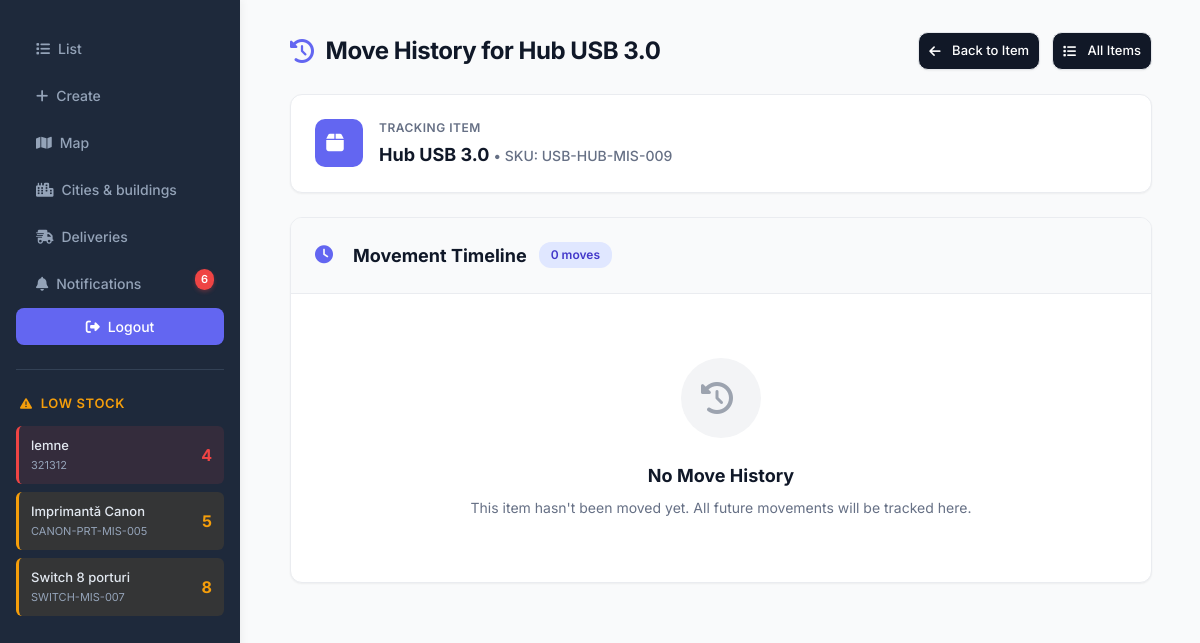
Page /item/74/history/ (signed in) on the committed database.
### app/models.py (models this page shows, shortened)
class Item(models.Model):
    owner = models.ForeignKey(get_user_model(), on_delete=models.CASCADE, related_name="items")
    name = models.CharField(max_length=100)
    sku = models.CharField(max_length=100)
    quantity = models.IntegerField(default=0)
    city = models.CharField(max_length=100, blank=True, default="")
    building = models.CharField(max_length=100, blank=True, default="")
    address = models.CharField(max_length=255, blank=True, default="")
    lat = models.DecimalField(max_digits=9, decimal_places=6, null=True, blank=True)
    lng = models.DecimalField(max_digits=9, decimal_places=6, null=True, blank=True)
    building_ref = models.ForeignKey(
        Building, on_delete=models.PROTECT, related_name="items",
        null=True, blank=True
    )
    created_at = models.DateTimeField(auto_now_add=True)
    class Meta:
        constraints = [
            models.UniqueConstraint(fields=["owner", "sku"], name="uniq_owner_sku")
        ]
        indexes = [
            models.Index(fields=["owner", "sku"]),
            models.Index(fields=["city"]),
        ]
        ordering = ["-created_at"]

### app/views.py (the view)
# urls.py: path("item/<int:pk>/history/", views.MoveHistoryView.as_view(), name="item-history"),
class MoveHistoryView(LoginRequiredMixin, DetailView):
    model = Item
    context_object_name = 'item'
    def get_queryset(self):
        return Item.objects.filter(owner=self.request.user)
    def get_context_data(self, **kwargs):
        ctx = super().get_context_data(**kwargs)
        ctx['moves'] = self.object.moves.order_by('-moved_at')
        return ctx
    def get_template_names(self):
        return [f'{self.model._meta.app_label}/{self.model._meta.model_name}_history.html']

### app/context_processors.py (called while the page is built)
def low_stock_items(request):
    if request.user.is_authenticated:
        items = Item.objects.filter(
            owner=request.user,
            quantity__lt=10
        ).order_by('quantity')[:10]  # Limit to 10 items
        return {'low_stock_items': items}
    return {'low_stock_items': []}

def unread_notifications(request):
    if request.user.is_authenticated:
        unread_count = Notification.objects.filter(
            user=request.user,
            is_read=False
        ).count()
        recent_notifications = Notification.objects.filter(
            user=request.user,
            is_read=False
        ).order_by('-created_at')[:5]  # Last 5 unread
        return {
            'unread_notifications_count': unread_count,
            'recent_notifications': recent_notifications,
        }
    return {
        'unread_notifications_count': 0,
        'recent_notifications': [],
    }

### app/templates/app/item_history.html
{% extends 'base.html' %}
{% block content %}
<div style="margin-bottom: 2rem;">
  <div style="display: flex; justify-content: space-between; align-items: center; margin-bottom: 1.5rem;">
    <h2 style="color: #101828; font-size: 24px; font-weight: 700; margin: 0; display: flex; align-items: center;">
      <i class="fas fa-history" style="color: #6366f1; margin-right: 0.75rem;"></i>
      Move History for {{ item.name }}
    </h2>
    <div style="display: flex; gap: 0.75rem;">
      <a href="{% url 'item-detail' item.pk %}" class="btn" style="text-decoration: none;">
        <i class="fas fa-arrow-left"></i> Back to Item
      </a>
      <a href="{% url 'item-list' %}" class="btn" style="text-decoration: none;">
        <i class="fas fa-list"></i> All Items
      </a>
    </div>
  </div>
  <div style="background: white; border-radius: 12px; padding: 1.5rem; box-shadow: 0 1px 2px rgba(0,0,0,0.05); border: 1px solid #eaecf0; margin-bottom: 1.5rem;">
    <div style="display: flex; align-items: center; gap: 1rem;">
      <div style="width: 48px; height: 48px; background: #6366f1; border-radius: 10px; display: flex; align-items: center; justify-content: center;">
        <i class="fas fa-box" style="color: white; font-size: 20px;"></i>
      </div>
      <div>
        <div style="color: #667085; font-size: 12px; font-weight: 600; text-transform: uppercase; letter-spacing: 0.5px; margin-bottom: 0.25rem;">
          Tracking Item
        </div>
        <div style="color: #101828; font-size: 18px; font-weight: 700;">
          {{ item.name }} <span style="color: #667085; font-size: 14px; font-weight: 500;">• SKU: {{ item.sku }}</span>
        </div>
      </div>
    </div>
  </div>
  <div style="background: white; border-radius: 12px; box-shadow: 0 1px 2px rgba(0,0,0,0.05); border: 1px solid #eaecf0; overflow: hidden;">
    <div style="padding: 1.5rem; border-bottom: 1px solid #eaecf0; background: #f9fafb;">
      <div style="display: flex; align-items: center; gap: 0.75rem;">
        <i class="fas fa-clock" style="color: #6366f1; font-size: 18px;"></i>
        <h3 style="color: #101828; font-size: 18px; font-weight: 700; margin: 0;">
          Movement Timeline
        </h3>
        <span style="background: #e0e7ff; color: #4338ca; padding: 0.25rem 0.75rem; border-radius: 12px; font-size: 12px; font-weight: 600;">
          {{ moves|length }} {% if moves|length == 1 %}move{% else %}moves{% endif %}
        </span>
      </div>
    </div>
    {% if moves %}
    <div style="overflow-x: auto;">
      <table style="width: 100%; border-collapse: collapse;">
        <thead>
          <tr style="background: #f9fafb; border-bottom: 2px solid #e5e7eb;">
            <th style="padding: 1rem 1.5rem; text-align: left; color: #667085; font-size: 12px; font-weight: 600; text-transform: uppercase; letter-spacing: 0.5px;">
              <i class="fas fa-map-marker-alt" style="margin-right: 0.5rem; color: #6366f1;"></i>
              From Location
            </th>
            <th style="padding: 1rem 1.5rem; text-align: center; color: #667085; font-size: 12px; font-weight: 600;">
              <i class="fas fa-arrow-right" style="color: #6366f1;"></i>
            </th>
            <th style="padding: 1rem 1.5rem; text-align: left; color: #667085; font-size: 12px; font-weight: 600; text-transform: uppercase; letter-spacing: 0.5px;">
              <i class="fas fa-map-marker-alt" style="margin-right: 0.5rem; color: #10b981;"></i>
              To Location
            </th>
            <th style="padding: 1rem 1.5rem; text-align: left; color: #667085; font-size: 12px; font-weight: 600; text-transform: uppercase; letter-spacing: 0.5px;">
              <i class="fas fa-calendar" style="margin-right: 0.5rem; color: #6366f1;"></i>
              Date & Time
            </th>
            <th style="padding: 1rem 1.5rem; text-align: left; color: #667085; font-size: 12px; font-weight: 600; text-transform: uppercase; letter-spacing: 0.5px;">
              <i class="fas fa-user" style="margin-right: 0.5rem; color: #6366f1;"></i>
              Moved By
            </th>
          </tr>
        </thead>
        <tbody>
          {% for move in moves %}
          <tr style="border-bottom: 1px solid #eaecf0; transition: background-color 0.2s;" onmouseover="this.style.background='#f9fafb'" onmouseout="this.style.background='white'">
            <td style="padding: 1.25rem 1.5rem;">
              <div style="display: flex; flex-direction: column; gap: 0.25rem;">
                <div style="color: #101828; font-size: 15px; font-weight: 600;">
                  {{ move.from_city }}
                </div>
                <div style="color: #667085; font-size: 13px;">
                  <i class="fas fa-building" style="margin-right: 0.35rem; font-size: 11px;"></i>
                  {{ move.from_building }}
                </div>
              </div>
            </td>
            <td style="padding: 1.25rem 1.5rem; text-align: center;">
              <div style="display: flex; align-items: center; justify-content: center;">
                <i class="fas fa-arrow-right" style="color: #6366f1; font-size: 16px;"></i>
              </div>
            </td>
            <td style="padding: 1.25rem 1.5rem;">
              <div style="display: flex; flex-direction: column; gap: 0.25rem;">
                <div style="color: #101828; font-size: 15px; font-weight: 600;">
                  {{ move.to_city }}
                </div>
                <div style="color: #667085; font-size: 13px;">
                  <i class="fas fa-building" style="margin-right: 0.35rem; font-size: 11px;"></i>
                  {{ move.to_building }}
                </div>
              </div>
            </td>
            <td style="padding: 1.25rem 1.5rem;">
              <div style="display: flex; flex-direction: column; gap: 0.25rem;">
                <div style="color: #101828; font-size: 14px; font-weight: 600;">
                  {{ move.moved_at|date:"M d, Y" }}
                </div>
                <div style="color: #667085; font-size: 13px;">
                  <i class="fas fa-clock" style="margin-right: 0.35rem; font-size: 11px;"></i>
                  {{ move.moved_at|date:"H:i" }}
                </div>
              </div>
            </td>
            <td style="padding: 1.25rem 1.5rem;">
              <div style="display: flex; align-items: center; gap: 0.5rem;">
                <div style="width: 32px; height: 32px;  border-radius: 50%; display: flex; align-items: center; justify-content: center;">
                </div>
                <span style="color: #101828; font-size: 14px; font-weight: 600;">
                  {{ move.moved_by }}
                </span>
              </div>
            </td>
          </tr>
          {% endfor %}
        </tbody>
      </table>
    </div>
    {% else %}
    <div style="padding: 4rem 2rem; text-align: center;">
      <div style="width: 80px; height: 80px; background: #f3f4f6; border-radius: 50%; display: flex; align-items: center; justify-content: center; margin: 0 auto 1.5rem;">
        <i class="fas fa-history" style="color: #9ca3af; font-size: 32px;"></i>
      </div>
      <h4 style="color: #101828; font-size: 18px; font-weight: 700; margin: 0 0 0.5rem;">
        No Move History
      </h4>
      <p style="color: #667085; font-size: 14px; margin: 0;">
        This item hasn't been moved yet. All future movements will be tracked here.
      </p>
    </div>
    {% endif %}
  </div>
</div>
{% endblock %}

### app/templates/base.html (shortened to what this page needs)
{% load static %}
<!DOCTYPE html>
<html>
<head>
  <link rel="stylesheet" href="{% static 'app/css/styles.css' %}">
  <link rel="stylesheet" href="https://cdnjs.cloudflare.com/ajax/libs/font-awesome/6.5.1/css/all.min.css">
</head>
<body>
  <nav>
    <a href="{% url 'item-list' %}"><i class="fas fa-list"></i> List</a>
    <a href="{% url 'item-create' %}"><i class="fas fa-plus"></i> Create</a>
    <a href="{% url 'map'%}"><i class="fas fa-map"></i> Map </a>
    {% if user.is_staff %}
        <a href="{% url 'admin-inventory' %}"><i class="fas fa-city"></i>Cities & buildings</a>
    {% endif %}
    <a href="{% url 'delivery-list' %}" class="nav-link {% if request.resolver_match.url_name == 'delivery-list' %}active{% endif %}">
      <i class="fas fa-shipping-fast"></i>
      Deliveries
    </a>
    {% if user.is_authenticated %}
    <a href="{% url 'notification-list' %}" class="nav-link {% if request.resolver_match.url_name == 'notification-list' %}active{% endif %}" style="position: relative;">
      <i class="fas fa-bell"></i>
      Notifications
      {% if unread_notifications_count > 0 %}
      <span class="notification-badge">{{ unread_notifications_count }}</span>
      {% endif %}
    </a>
    {% endif %}
    {% if user.is_authenticated %}
      <form method="post" action="{% url 'logout' %}">
        <button type="submit"><i class="fas fa-sign-out-alt"></i> Logout</button>
      </form>
      {% if low_stock_items %}
      <div class="low-stock-section">
        <h3><i class="fas fa-exclamation-triangle"></i> Low Stock</h3>
        <div class="low-stock-table">
          {% for item in low_stock_items %}
          <div class="low-stock-item {% if item.quantity < 5 %}critical{% elif item.quantity < 10 %}warning{% endif %}">
            <div class="item-info">
              <span class="item-name">{{ item.name }}</span>
              <span class="item-sku">{{ item.sku }}</span>
            </div>
            <span class="item-quantity">{{ item.quantity }}</span>
          </div>
          {% endfor %}
        </div>
      </div>
      {% endif %}
    {% else %}
      <a href="{% url 'login' %}"><i class="fas fa-sign-in-alt"></i> Login</a>
    {% endif %}
  </nav>
  <div class="container">
    {% block content %}{% endblock %}
  </div>
</body>
</html>

### app/static/app/css/styles.css (style rules this page uses)
* { margin: 0; padding: 0; box-sizing: border-box; }
body { font-family: 'Inter', -apple-system, BlinkMacSystemFont, 'Segoe UI', sans-serif; line-height: 1.5; color: #344054; background-color: #f9fafb; display: flex; font-size: 14px; font-weight: 400; }
nav { background: #1e293b; width: 240px; height: 100vh; position: fixed; left: 0; top: 0; padding: 1.5rem 0; box-shadow: 2px 0 8px rgba(0,0,0,0.05); }
nav a { color: #94a3b8; text-decoration: none; padding: 0.75rem 1.25rem; margin: 0.125rem 1rem; border-radius: 8px; transition: all 0.2s; display: flex; align-items: center; font-size: 14px; font-weight: 500; }
nav form { margin: 0.125rem 1rem; }
nav button { background-color: transparent; color: #94a3b8; border: none; padding: 0.75rem 1.25rem; border-radius: 8px; cursor: pointer; transition: all 0.2s; width: 100%; text-align: left; font-size: 14px; font-weight: 500; display: flex; align-items: center; font-family: 'Inter', sans-serif; }
.low-stock-section { margin: 1.5rem 1rem 0 1rem; padding-top: 1.5rem; border-top: 1px solid #334155; }
.low-stock-section h3 { color: #f59e0b; font-size: 13px; font-weight: 600; margin-bottom: 0.75rem; padding: 0 0.25rem; display: flex; align-items: center; text-transform: uppercase; letter-spacing: 0.05em; }
.low-stock-section h3 i { margin-right: 0.5rem; font-size: 12px; }
.low-stock-table { display: flex; flex-direction: column; gap: 0.5rem; max-height: 300px; overflow-y: auto; }
.low-stock-item { background-color: #334155; padding: 0.625rem 0.75rem; border-radius: 6px; display: flex; justify-content: space-between; align-items: center; transition: all 0.2s; border-left: 3px solid transparent; }
.low-stock-item.warning { border-left-color: #f59e0b; background-color: rgba(245, 158, 11, 0.1); }
.low-stock-item.critical { border-left-color: #ef4444; background-color: rgba(239, 68, 68, 0.1); }
.item-info { display: flex; flex-direction: column; gap: 0.125rem; flex: 1; min-width: 0; }
.item-name { color: #e2e8f0; font-size: 13px; font-weight: 500; white-space: nowrap; overflow: hidden; text-overflow: ellipsis; }
.item-sku { color: #94a3b8; font-size: 11px; font-weight: 400; }
.item-quantity { color: #f59e0b; font-size: 16px; font-weight: 700; min-width: 30px; text-align: right; }
.low-stock-item.critical .item-quantity { color: #ef4444; }
.container { margin-left: 240px; padding: 2rem 3rem; width: calc(100% - 240px); }
h2 { color: #101828; font-size: 24px; font-weight: 600; margin-bottom: 1.5rem; letter-spacing: -0.02em; }
button[type="submit"], .btn { background-color: #6366f1; color: white; padding: 0.625rem 1.25rem; border: none; border-radius: 8px; cursor: pointer; font-size: 14px; font-weight: 500; transition: all 0.2s; font-family: 'Inter', sans-serif; display: inline-flex; align-items: center; justify-content: center; box-shadow: 0 1px 2px rgba(0,0,0,0.05); }
i.fas, i.far, i.fab, i.fa { margin-right: 0.5rem; vertical-align: middle; }
button i, a i, nav button i, nav a i { margin-right: 0.5rem; }
:root { --card:#fff; --ring:#e5e7eb; --text:#111827; --muted:#6b7280; --accent:#4f46e5; }
.btn { text-decoration:none;display:inline-block;padding:8px 10px;border-radius:10px;border:1px solid var(--ring); background:#111827;color:#fff;font-size:13px; }
.notification-badge { position: absolute; top: 8px; right: 10px; background: #ef4444; color: white; border-radius: 10px; padding: 2px 6px; font-size: 11px; font-weight: 600; min-width: 18px; text-align: center; box-shadow: 0 2px 4px rgba(239, 68, 68, 0.3); }

### rows in the picture
Item: name "lemne", sku "321312", quantity "4"
Item: name "Imprimantă Canon", sku "CANON-PRT-MIS-005", quantity "5"
Item: name "Switch 8 porturi", sku "SWITCH-MIS-007", quantity "8"
Item: name "Hub USB 3.0", sku "USB-HUB-MIS-009"

### other values in the picture
{{ unread_notifications_count }} "6"
{{ moves|length }} "0"
